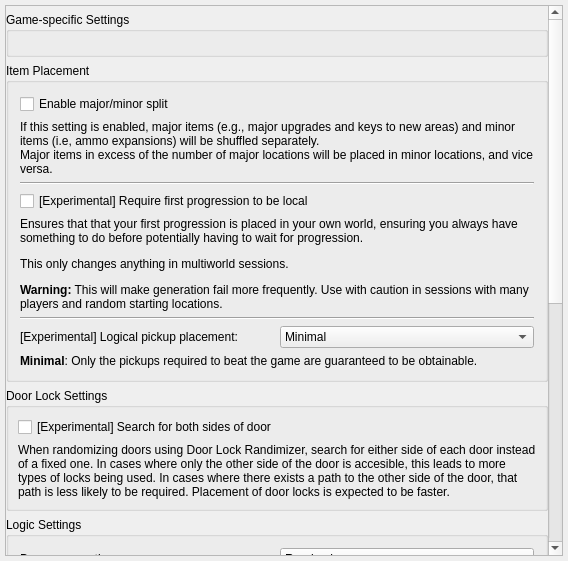
<?xml version="1.0" encoding="UTF-8"?>
<ui version="4.0">
 <class>PresetGeneration</class>
 <widget class="QMainWindow" name="PresetGeneration">
  <property name="geometry">
   <rect>
    <x>0</x>
    <y>0</y>
    <width>568</width>
    <height>561</height>
   </rect>
  </property>
  <property name="windowTitle">
   <string>Generation</string>
  </property>
  <widget class="QWidget" name="centralWidget">
   <property name="maximumSize">
    <size>
     <width>16777215</width>
     <height>16777215</height>
    </size>
   </property>
   <layout class="QVBoxLayout" name="verticalLayout">
    <property name="leftMargin">
     <number>5</number>
    </property>
    <property name="topMargin">
     <number>5</number>
    </property>
    <property name="rightMargin">
     <number>5</number>
    </property>
    <property name="bottomMargin">
     <number>5</number>
    </property>
    <item>
     <widget class="QScrollArea" name="scroll_area">
      <property name="widgetResizable">
       <bool>true</bool>
      </property>
      <widget class="QWidget" name="scroll_contents">
       <property name="geometry">
        <rect>
         <x>0</x>
         <y>0</y>
         <width>539</width>
         <height>900</height>
        </rect>
       </property>
       <layout class="QVBoxLayout" name="verticalLayout_3">
        <property name="leftMargin">
         <number>0</number>
        </property>
        <property name="topMargin">
         <number>6</number>
        </property>
        <property name="rightMargin">
         <number>0</number>
        </property>
        <property name="bottomMargin">
         <number>0</number>
        </property>
        <item>
         <widget class="QGroupBox" name="game_specific_group">
          <property name="title">
           <string>Game-specific Settings</string>
          </property>
          <layout class="QVBoxLayout" name="verticalLayout_5">
           <item>
            <layout class="QVBoxLayout" name="game_specific_layout"/>
           </item>
          </layout>
         </widget>
        </item>
        <item>
         <widget class="QGroupBox" name="randomization_mode_group">
          <property name="title">
           <string>Item Placement</string>
          </property>
          <layout class="QVBoxLayout" name="verticalLayout_2">
           <item>
            <widget class="QCheckBox" name="check_major_minor">
             <property name="text">
              <string>Enable major/minor split</string>
             </property>
            </widget>
           </item>
           <item>
            <widget class="QLabel" name="major_minor_label">
             <property name="text">
              <string>&lt;html&gt;&lt;head/&gt;&lt;body&gt;&lt;p&gt;If this setting is enabled, major items (e.g., major upgrades and keys to new areas) and minor items (i.e, ammo expansions) will be shuffled separately.&lt;br/&gt;Major items in excess of the number of major locations will be placed in minor locations, and vice versa.&lt;/p&gt;&lt;/body&gt;&lt;/html&gt;</string>
             </property>
             <property name="wordWrap">
              <bool>true</bool>
             </property>
            </widget>
           </item>
           <item>
            <widget class="Line" name="line_2">
             <property name="orientation">
              <enum>Qt::Orientation::Horizontal</enum>
             </property>
            </widget>
           </item>
           <item>
            <widget class="QCheckBox" name="local_first_progression_check">
             <property name="text">
              <string>[Experimental] Require first progression to be local</string>
             </property>
            </widget>
           </item>
           <item>
            <widget class="QLabel" name="local_first_progression_label">
             <property name="text">
              <string>&lt;html&gt;&lt;head/&gt;&lt;body&gt;&lt;p&gt;Ensures that that your first progression is placed in your own world, ensuring you always have something to do before potentially having to wait for progression.&lt;/p&gt;&lt;p&gt;This only changes anything in multiworld sessions.&lt;/p&gt;&lt;p&gt;&lt;span style=&quot; font-weight:700;&quot;&gt;Warning:&lt;/span&gt; This will make generation fail more frequently. Use with caution in sessions with many players and random starting locations.&lt;/p&gt;&lt;/body&gt;&lt;/html&gt;</string>
             </property>
             <property name="wordWrap">
              <bool>true</bool>
             </property>
            </widget>
           </item>
           <item>
            <widget class="Line" name="logical_pickup_placement_line">
             <property name="orientation">
              <enum>Qt::Orientation::Horizontal</enum>
             </property>
            </widget>
           </item>
           <item>
            <layout class="QHBoxLayout" name="logical_pickup_placement_layout">
             <item>
              <widget class="QLabel" name="logical_pickup_placement_label">
               <property name="text">
                <string>[Experimental] Logical pickup placement:</string>
               </property>
              </widget>
             </item>
             <item>
              <widget class="QComboBox" name="logical_pickup_placement_combo">
               <item>
                <property name="text">
                 <string>Minimal</string>
                </property>
               </item>
               <item>
                <property name="text">
                 <string>Major pickups</string>
                </property>
               </item>
               <item>
                <property name="text">
                 <string>All pickups</string>
                </property>
               </item>
              </widget>
             </item>
            </layout>
           </item>
           <item>
            <widget class="QLabel" name="logical_pickup_placement_description">
             <property name="text">
              <string>&lt;html&gt;&lt;head/&gt;&lt;body&gt;&lt;p&gt;&lt;span style=&quot; font-weight:700;&quot;&gt;Minimal&lt;/span&gt;: Only the pickups required to beat the game are guaranteed to be obtainable.&lt;/p&gt;&lt;/body&gt;&lt;/html&gt;</string>
             </property>
             <property name="wordWrap">
              <bool>true</bool>
             </property>
            </widget>
           </item>
          </layout>
         </widget>
        </item>
        <item>
         <widget class="QGroupBox" name="door_lock_group">
          <property name="title">
           <string>Door Lock Settings</string>
          </property>
          <layout class="QVBoxLayout" name="door_lock_grops">
           <property name="leftMargin">
            <number>9</number>
           </property>
           <property name="topMargin">
            <number>9</number>
           </property>
           <property name="rightMargin">
            <number>9</number>
           </property>
           <property name="bottomMargin">
            <number>9</number>
           </property>
           <item>
            <widget class="QCheckBox" name="two_sided_door_search_check">
             <property name="text">
              <string>[Experimental] Search for both sides of door</string>
             </property>
            </widget>
           </item>
           <item>
            <widget class="QLabel" name="two_sided_door_search_label">
             <property name="text">
              <string>&lt;html&gt;&lt;head/&gt;&lt;body&gt;&lt;p&gt;When randomizing doors using Door Lock Randimizer, search for either side of each door instead of a fixed one. In cases where only the other side of the door is accesible, this leads to more types of locks being used. In cases where there exists a path to the other side of the door, that path is less likely to be required. Placement of door locks is expected to be faster.&lt;/p&gt;&lt;/body&gt;&lt;/html&gt;</string>
             </property>
             <property name="wordWrap">
              <bool>true</bool>
             </property>
            </widget>
           </item>
          </layout>
         </widget>
        </item>
        <item>
         <widget class="QGroupBox" name="logic_group">
          <property name="title">
           <string>Logic Settings</string>
          </property>
          <layout class="QVBoxLayout" name="verticalLayout_4">
           <item>
            <layout class="QHBoxLayout" name="dangerous_layout">
             <item>
              <widget class="QLabel" name="dangerous_label">
               <property name="text">
                <string>Dangerous actions:</string>
               </property>
              </widget>
             </item>
             <item>
              <widget class="QComboBox" name="dangerous_combo">
               <item>
                <property name="text">
                 <string>Randomly</string>
                </property>
               </item>
               <item>
                <property name="text">
                 <string>Last Resort</string>
                </property>
               </item>
              </widget>
             </item>
            </layout>
           </item>
           <item>
            <widget class="QLabel" name="dangerous_description">
             <property name="text">
              <string>&lt;html&gt;&lt;head/&gt;&lt;body&gt;&lt;p&gt;A dangerous action is the act of moving past a lock without the appropriate items needed to head backwards, or doing an action that can only be done once.&lt;/p&gt;&lt;p&gt;&lt;span style=&quot; font-weight:600;&quot;&gt;Randomly&lt;/span&gt;: Dangerous actions might be required by logic.&lt;/p&gt;&lt;p&gt;&lt;span style=&quot; font-weight:600;&quot;&gt;Last Resort&lt;/span&gt;: Only allows dangerous actions to be required if no other option is available for progression.&lt;br/&gt;Warning: Due to how item placement works, certain locations will have progression extremely less often or even never.&lt;/p&gt;&lt;/body&gt;&lt;/html&gt;</string>
             </property>
             <property name="wordWrap">
              <bool>true</bool>
             </property>
            </widget>
           </item>
           <item>
            <widget class="Line" name="experimental_generator_line">
             <property name="orientation">
              <enum>Qt::Orientation::Horizontal</enum>
             </property>
            </widget>
           </item>
           <item>
            <widget class="QCheckBox" name="check_if_beatable_after_base_patches_check">
             <property name="text">
              <string>[Experimental] Verify if game is beatable after deciding starting location, elevator, etc.</string>
             </property>
            </widget>
           </item>
           <item>
            <widget class="Line" name="minimal_logic_line">
             <property name="orientation">
              <enum>Qt::Orientation::Horizontal</enum>
             </property>
            </widget>
           </item>
           <item>
            <widget class="QCheckBox" name="trick_level_minimal_logic_check">
             <property name="text">
              <string>Use Minimal Logic</string>
             </property>
            </widget>
           </item>
           <item>
            <widget class="QLabel" name="trick_level_minimal_logic_label">
             <property name="text">
              <string>&lt;html&gt;&lt;head/&gt;&lt;body&gt;&lt;/p&gt;&lt;p&gt;Minimal Logic is a setting that checks for the bare minimum items to create an almost pure random layout. This setting assumes the player has extensive knowledge of the game and will likely require major glitches (e.g. breaking out of bounds) to complete.&lt;/p&gt;&lt;p&gt;There are no guarantees that a seed will be possible in this case.&lt;/p&gt;&lt;p&gt;{game_specific_text}&lt;/body&gt;&lt;/html&gt;</string>
             </property>
             <property name="alignment">
              <set>Qt::AlignmentFlag::AlignLeading|Qt::AlignmentFlag::AlignLeft|Qt::AlignmentFlag::AlignTop</set>
             </property>
             <property name="wordWrap">
              <bool>true</bool>
             </property>
            </widget>
           </item>
          </layout>
         </widget>
        </item>
        <item>
         <widget class="QGroupBox" name="damage_strictness_group">
          <property name="title">
           <string>Damage strictness</string>
          </property>
          <layout class="QVBoxLayout" name="damage_strictness_layout">
           <item>
            <widget class="QLabel" name="damage_strictness_label">
             <property name="sizePolicy">
              <sizepolicy hsizetype="Preferred" vsizetype="Minimum">
               <horstretch>0</horstretch>
               <verstretch>0</verstretch>
              </sizepolicy>
             </property>
             <property name="text">
              <string>&lt;html&gt;&lt;head/&gt;&lt;body&gt;&lt;p&gt;Certain locations, such as rooms with bosses or passive damage over time, require you to be able to take a certain amount of damage.&lt;/p&gt;&lt;p&gt;This setting controls how much energy the logic will expect you to have to reach these locations.&lt;/p&gt;&lt;/body&gt;&lt;/html&gt;</string>
             </property>
             <property name="wordWrap">
              <bool>true</bool>
             </property>
            </widget>
           </item>
           <item>
            <widget class="QComboBox" name="damage_strictness_combo">
             <property name="currentText">
              <string>Strict (1×)</string>
             </property>
             <item>
              <property name="text">
               <string>Strict (1×)</string>
              </property>
             </item>
             <item>
              <property name="text">
               <string>Medium (1.5×)</string>
              </property>
             </item>
             <item>
              <property name="text">
               <string>Lenient (2×)</string>
              </property>
             </item>
            </widget>
           </item>
          </layout>
         </widget>
        </item>
       </layout>
      </widget>
     </widget>
    </item>
   </layout>
  </widget>
 </widget>
 <layoutdefault spacing="6" margin="11"/>
 <resources/>
 <connections/>
</ui>
